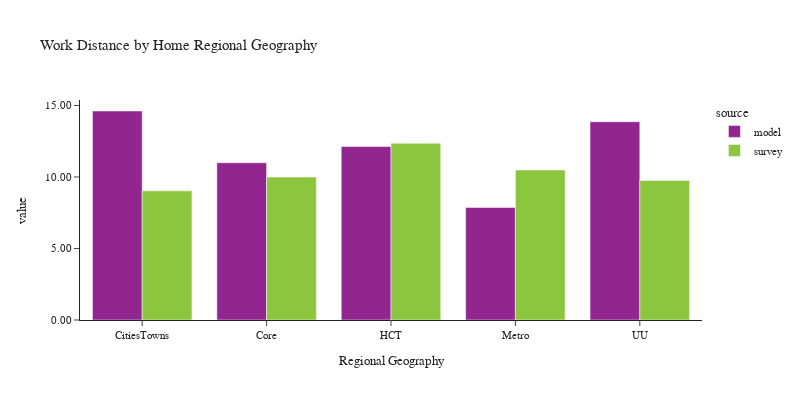

Notebook code for this chart:
### Code cell
plot_work_location(df_workers, 'rg_proposed_home', 'Home Regional Geography', 'Regional Geography')

### Figure 1 — Plotly figure (JSON) as saved in the notebook; plotly's stock layout.template omitted (floating-point values rounded to 4 significant figures)
{"data": [{"alignmentgroup": "True", "customdata": [[190785], [502207], [473505], [723408], [80327]], "hovertemplate": "source=model<br>rg_proposed_home=%{x}<br>value=%{y}<br>sample count=%{customdata[0]}<extra></extra>", "legendgroup": "model", "marker": {"color": "#91268F", "pattern": {"shape": ""}}, "name": "model", "offsetgroup": "model", "orientation": "v", "showlegend": true, "textposition": "auto", "type": "bar", "x": ["CitiesTowns", "Core", "HCT", "Metro", "UU"], "xaxis": "x", "y": [14.61, 11.0, 12.13, 7.87, 13.86], "yaxis": "y"}, {"alignmentgroup": "True", "customdata": [[302], [638], [497], [859], [98]], "hovertemplate": "source=survey<br>rg_proposed_home=%{x}<br>value=%{y}<br>sample count=%{customdata[0]}<extra></extra>", "legendgroup": "survey", "marker": {"color": "#8CC63E", "pattern": {"shape": ""}}, "name": "survey", "offsetgroup": "survey", "orientation": "v", "showlegend": true, "textposition": "auto", "type": "bar", "x": ["CitiesTowns", "Core", "HCT", "Metro", "UU"], "xaxis": "x", "y": [9.03, 9.995, 12.36, 10.49, 9.755], "yaxis": "y"}], "layout": {"barmode": "group", "font": {"size": 11}, "height": 400, "legend": {"title": {"text": "source"}, "tracegroupgap": 0}, "title": {"text": "Work Distance by Home Regional Geography"}, "width": 800, "xaxis": {"anchor": "y", "domain": [0.0, 1.0], "title": {"text": "Regional Geography"}}, "yaxis": {"anchor": "x", "domain": [0.0, 1.0], "tickformat": ".2f", "title": {"text": "value"}}}}
